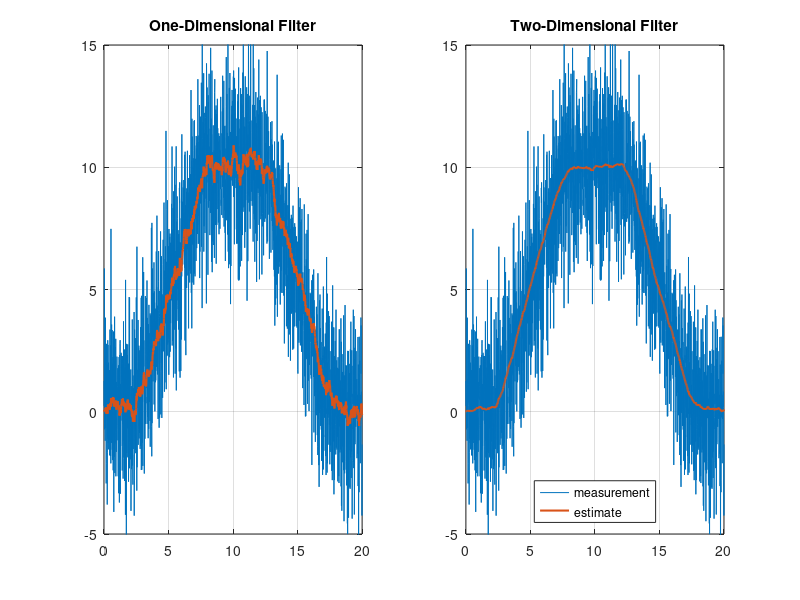

This chart was generated by the following MATLAB code: (Note: this script raises an error after producing the figure.)
function fig = test_kalman_filters

    t = linspace(0, 10, 1000);
    dt = t(2) - t(1);

    za = 2 * exp(-(t - 5).^2 / 2 * 4) / sqrt(2*pi/4);
    za = conv(za, ones(1, length(t)/2), 'same') * dt;
    za = [za, -za];
    zv = cumtrapz(za) * dt;

    za = za + randn(size(za)) * 1;
    zv = zv + randn(size(zv)) * 2;

    t = linspace(0, t(end) * 2, length(t) * 2);

    xe = zeros(1, 1);
    Pe = zeros(1, 1);

    F = 1;
    Qa = dt;
    Q = F * Qa * F.';

    H = 1;
    R = 2^2;

    x = zeros(1, length(t));
    z = zv;
    for i = 1:length(t)

        [xe, Pe] = kalman_filter(xe, Pe, z(:,i));

        x(:,i) = xe;
    end

    fig = figure;
    subplot(1, 2, 1);
    plot(t, zv); grid on; hold on;
    plot(t, x, 'LineWidth', 1.5);
    title('One-Dimensional Filter');
    axis([0 20 -5 15]);
    
    xe = zeros(2, 1);
    Pe = zeros(2, 2);
    
    F = [1, dt; 0, 1];
    Qa = [0, 0; 0, 1/dt];
    Q = F * Qa * F.';
    
    H = eye(2);
    R = [2^2, 0; 0, 1];
    
    x = zeros(2, length(t));
    z = [zv; za];
    
    for i = 1:length(t)
        
        [xe, Pe] = kalman_filter(xe, Pe, z(:,i));
        
        x(:,i) = xe;
    end
    
    figure(fig);
    subplot(1, 2, 2);
    plot(t, zv); grid on; hold on;
    plot(t, x(1,:), 'LineWidth', 1.5);
    title('Two-Dimensional Filter');
    axis([0 20 -5 15]);
    legend('measurement', 'estimate', 'Location', 'South');
    
    ax = axes(fig, 'visible', 'off');
    ax.XLabel.Visible = 'on';
    ax.YLabel.Visible = 'on';
    ylabel(ax, 'speed (m/s)');
    xlabel(ax, 'time (s)');

        function [x0, P0] = kalman_filter(x0, P0, z)
            xp = F * x0;
            Pp = F * P0 * F.' + Q;

            K = Pp * H.' * ((H * Pp * H.' + R) \ eye(size(R)));
            
            x0 = xp + K * (z - H * xp);
            P0 = (eye(size(Pp)) - K * H) * Pp * (eye(size(Pp)) - K * H).' + K * R * K.';
        end
end